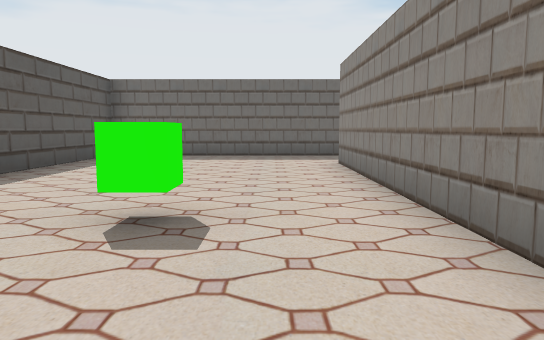
View 1 (above)

17 first-person views from a walk through a scene from a Unity 3-D project. The camera is 1.4 m above the floor, tilts 6° down and sees 70° across. The floor is counted in squares, 2 m on a side. Each view is taken from the middle of a square. On the plan, view 1 faces up. The plan holds only what a view shows up to about 11 squares ahead; the rest is blank. The place goes on beyond the plan. The player character is not drawn. Some surface patterns are stand-ins.

View 2
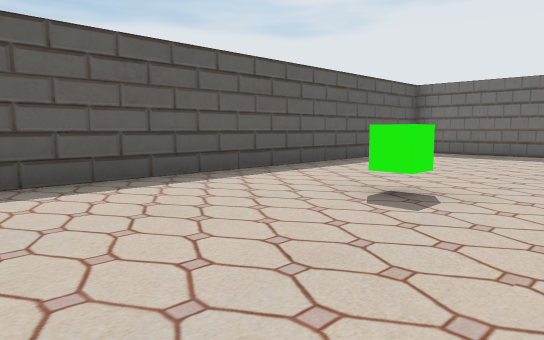

View 3
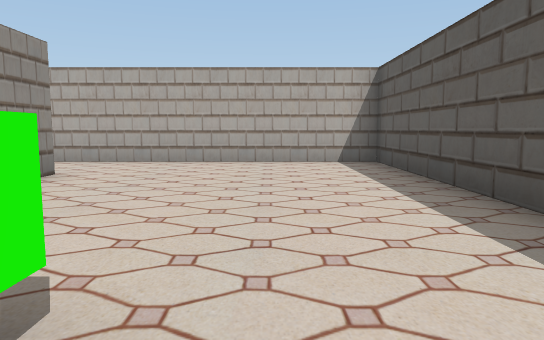

View 4
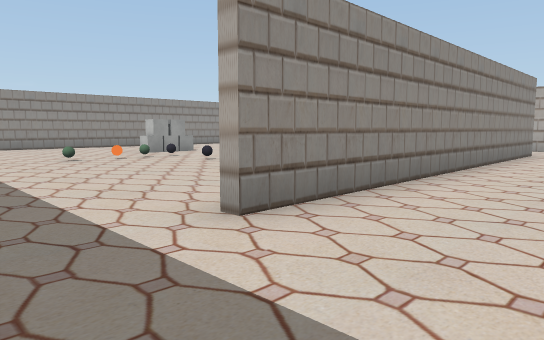

View 5
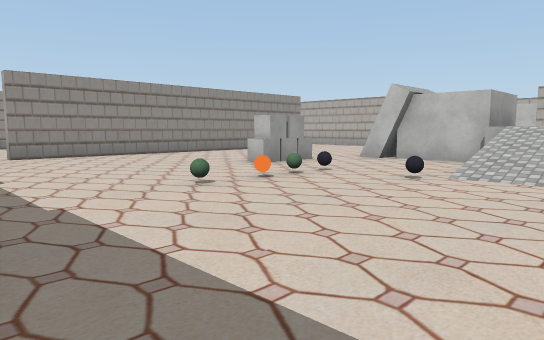

View 6
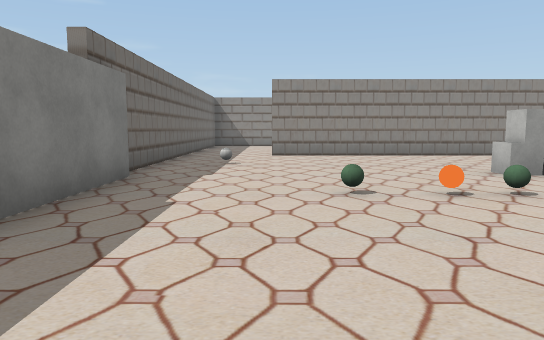

View 7
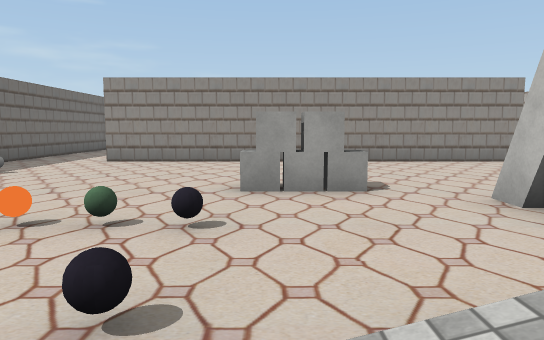

View 8
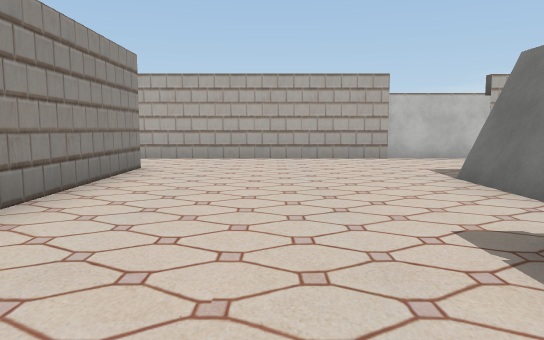

View 9
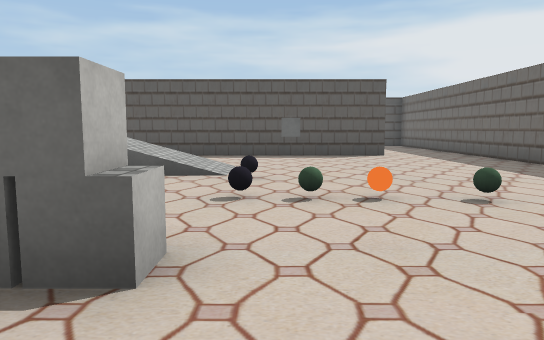

View 10
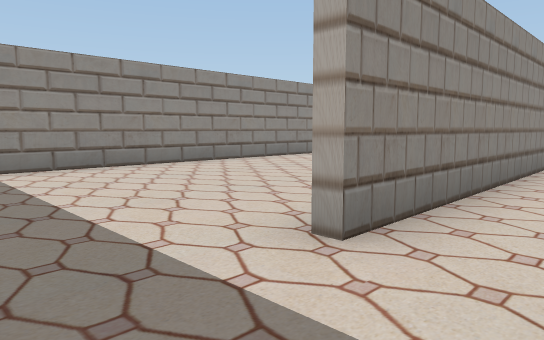

View 11
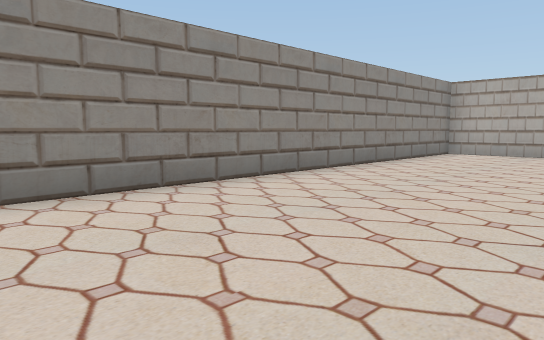

View 12
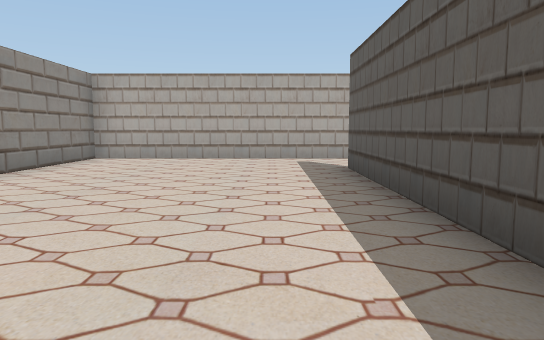

View 13
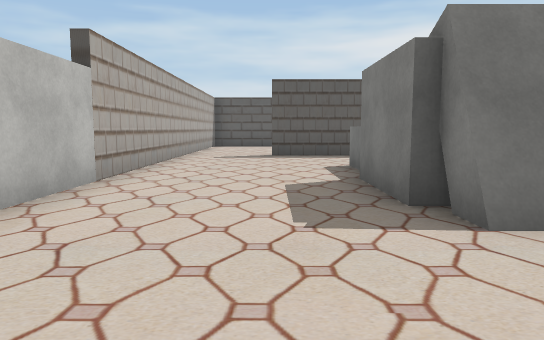

View 14
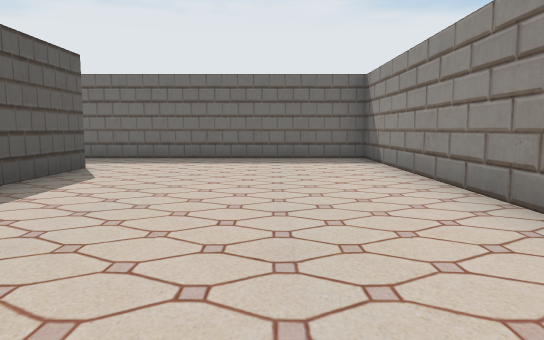

View 15
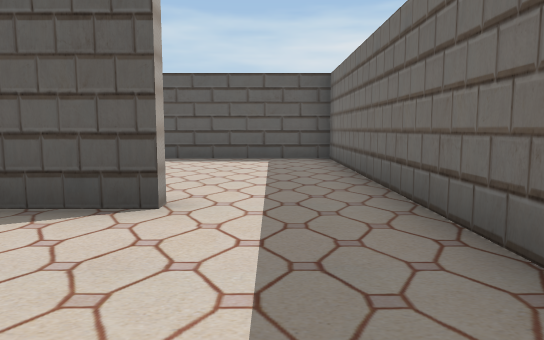

View 16
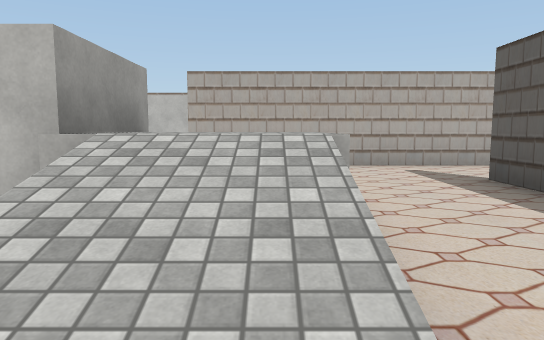

View 17
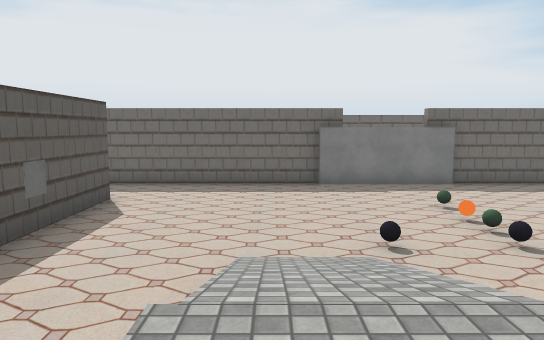

### Floor plan
Ten units are one square. View 1 is at (0, 0); x grows to the right and y downward. Boxes are objects, and circles mark ways between rooms. Rooms are numbered by the first view taken in them; rooms with no view inside come last. Other rooms are left out.
<svg viewBox="-47 -109 254 158">
<path fill="none" stroke="#000" d="M16 -45 16 20M84 -15 93 -15 93 5M90 -9 90 5 85 5M14 -64 14 -80M85 7 65 7 65 -12 85 -12M-7 -34 -7 -28 -12 -28M16 -81 16 -64M14 20 14 -46M62 -104 -42 -104 -42 44 145 44M99 -101 62 -101M144 20 144 -80M146 -104 99 -104M146 -31 146 20M146 -80 146 -58M145 44 202 44 202 -104 146 -104"/>
<rect x="55" y="-55" width="10" height="10" fill="#bbb"><title>ball</title></rect>
<rect x="75" y="-55" width="10" height="10" fill="#bbb"><title>ball</title></rect>
<rect x="75" y="-65" width="10" height="10" fill="#bbb"><title>ball</title></rect>
<rect x="75" y="-75" width="10" height="10" fill="#bbb"><title>ball</title></rect>
<rect x="95" y="-35" width="10" height="10" fill="#bbb"><title>box</title></rect>
<rect x="95" y="-45" width="10" height="10" fill="#bbb"><title>box</title></rect>
<rect x="115" y="-95" width="10" height="10" fill="#bbb"><title>other object</title></rect>
<circle cx="150" cy="-95" r="3" fill="#2a7"/>
<circle cx="150" cy="35" r="3" fill="#2a7"/>
<text x="50" y="-30">1</text>
<text x="180" y="-30">2</text>
</svg>
Room 1 opens to room 2.

Where each view was taken, in squares from view 1:
view 1: 0 up, 0 right, facing up
view 2: 1 down, 1 right, facing up-left
view 3: 4 up, 2 left, facing down
view 4: 10 up, 1 left, facing down-right
view 5: 10 up, 4 right, facing down-right
view 6: 8 up, 4 right, facing right
view 7: 4 up, 5 right, facing right
view 8: 5 up, 12 right, facing down
view 9: 5 up, 12 right, facing left
view 10: 10 up, 13 right, facing down-right
view 11: 7 up, 16 right, facing down-right
view 12: 5 up, 16 right, facing down
view 13: 2 down, 12 right, facing left
view 14: 1 up, 18 right, facing up
view 15: 9 up, 5 right, facing left
view 16: 4 up, 5 right, facing down
view 17: 0 up, 5 right, facing up
